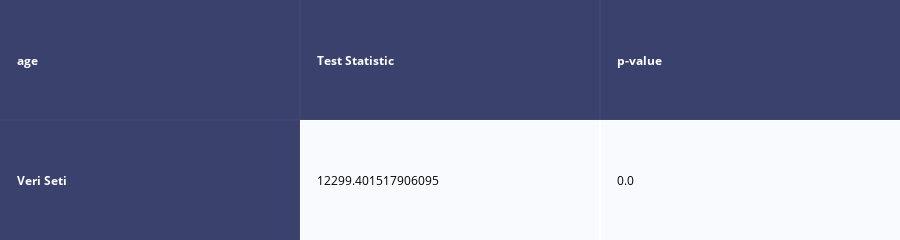
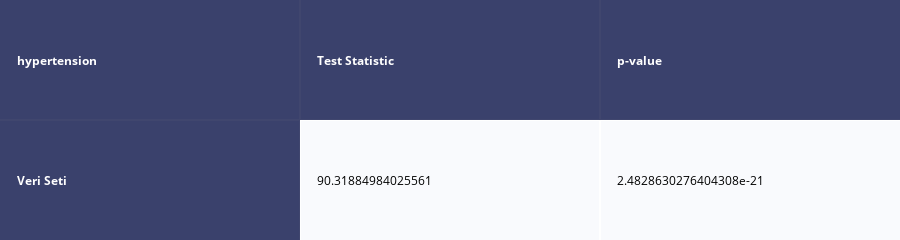
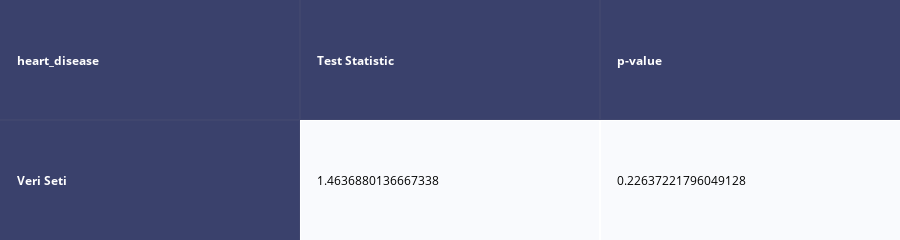
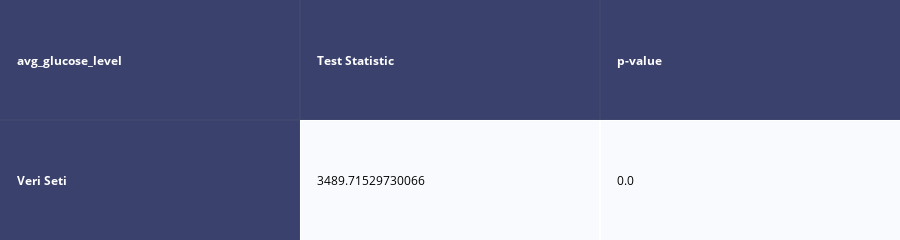

The notebook cell these images were saved under, in order:
### Code cell
levenetest(dfnumeric,"stroke")

### Figure 1 — Plotly figure (JSON) as saved in the notebook; plotly's stock layout.template omitted (floating-point values rounded to 4 significant figures)
{"data": [{"colorscale": [[0, "#00083e"], [0.5, "#ededee"], [1, "#ffffff"]], "hoverinfo": "none", "opacity": 0.75, "showscale": false, "type": "heatmap", "z": [[0, 0, 0], [0, 0.5, 0.5]]}], "layout": {"annotations": [{"align": "left", "font": {"color": "#ffffff"}, "showarrow": false, "text": "<b>age</b>", "x": -0.45, "xanchor": "left", "xref": "x", "y": 0, "yref": "y"}, {"align": "left", "font": {"color": "#ffffff"}, "showarrow": false, "text": "<b>Test Statistic</b>", "x": 0.55, "xanchor": "left", "xref": "x", "y": 0, "yref": "y"}, {"align": "left", "font": {"color": "#ffffff"}, "showarrow": false, "text": "<b>p-value</b>", "x": 1.55, "xanchor": "left", "xref": "x", "y": 0, "yref": "y"}, {"align": "left", "font": {"color": "#ffffff"}, "showarrow": false, "text": "<b>Veri Seti</b>", "x": -0.45, "xanchor": "left", "xref": "x", "y": 1, "yref": "y"}, {"align": "left", "font": {"color": "#000000"}, "showarrow": false, "text": "12299.401517906095", "x": 0.55, "xanchor": "left", "xref": "x", "y": 1, "yref": "y"}, {"align": "left", "font": {"color": "#000000"}, "showarrow": false, "text": "0.0", "x": 1.55, "xanchor": "left", "xref": "x", "y": 1, "yref": "y"}], "height": 110, "margin": {"b": 0, "l": 0, "r": 0, "t": 0}, "xaxis": {"dtick": 1, "gridwidth": 2, "showticklabels": false, "tick0": -0.5, "ticks": "", "zeroline": false}, "yaxis": {"autorange": "reversed", "dtick": 1, "gridwidth": 2, "showticklabels": false, "tick0": 0.5, "ticks": "", "zeroline": false}}}

### Figure 2 — Plotly figure (JSON) as saved in the notebook; plotly's stock layout.template omitted (floating-point values rounded to 4 significant figures)
{"data": [{"colorscale": [[0, "#00083e"], [0.5, "#ededee"], [1, "#ffffff"]], "hoverinfo": "none", "opacity": 0.75, "showscale": false, "type": "heatmap", "z": [[0, 0, 0], [0, 0.5, 0.5]]}], "layout": {"annotations": [{"align": "left", "font": {"color": "#ffffff"}, "showarrow": false, "text": "<b>hypertension</b>", "x": -0.45, "xanchor": "left", "xref": "x", "y": 0, "yref": "y"}, {"align": "left", "font": {"color": "#ffffff"}, "showarrow": false, "text": "<b>Test Statistic</b>", "x": 0.55, "xanchor": "left", "xref": "x", "y": 0, "yref": "y"}, {"align": "left", "font": {"color": "#ffffff"}, "showarrow": false, "text": "<b>p-value</b>", "x": 1.55, "xanchor": "left", "xref": "x", "y": 0, "yref": "y"}, {"align": "left", "font": {"color": "#ffffff"}, "showarrow": false, "text": "<b>Veri Seti</b>", "x": -0.45, "xanchor": "left", "xref": "x", "y": 1, "yref": "y"}, {"align": "left", "font": {"color": "#000000"}, "showarrow": false, "text": "90.31884984025561", "x": 0.55, "xanchor": "left", "xref": "x", "y": 1, "yref": "y"}, {"align": "left", "font": {"color": "#000000"}, "showarrow": false, "text": "2.4828630276404308e-21", "x": 1.55, "xanchor": "left", "xref": "x", "y": 1, "yref": "y"}], "height": 110, "margin": {"b": 0, "l": 0, "r": 0, "t": 0}, "xaxis": {"dtick": 1, "gridwidth": 2, "showticklabels": false, "tick0": -0.5, "ticks": "", "zeroline": false}, "yaxis": {"autorange": "reversed", "dtick": 1, "gridwidth": 2, "showticklabels": false, "tick0": 0.5, "ticks": "", "zeroline": false}}}

### Figure 3 — Plotly figure (JSON) as saved in the notebook; plotly's stock layout.template omitted (floating-point values rounded to 4 significant figures)
{"data": [{"colorscale": [[0, "#00083e"], [0.5, "#ededee"], [1, "#ffffff"]], "hoverinfo": "none", "opacity": 0.75, "showscale": false, "type": "heatmap", "z": [[0, 0, 0], [0, 0.5, 0.5]]}], "layout": {"annotations": [{"align": "left", "font": {"color": "#ffffff"}, "showarrow": false, "text": "<b>heart_disease</b>", "x": -0.45, "xanchor": "left", "xref": "x", "y": 0, "yref": "y"}, {"align": "left", "font": {"color": "#ffffff"}, "showarrow": false, "text": "<b>Test Statistic</b>", "x": 0.55, "xanchor": "left", "xref": "x", "y": 0, "yref": "y"}, {"align": "left", "font": {"color": "#ffffff"}, "showarrow": false, "text": "<b>p-value</b>", "x": 1.55, "xanchor": "left", "xref": "x", "y": 0, "yref": "y"}, {"align": "left", "font": {"color": "#ffffff"}, "showarrow": false, "text": "<b>Veri Seti</b>", "x": -0.45, "xanchor": "left", "xref": "x", "y": 1, "yref": "y"}, {"align": "left", "font": {"color": "#000000"}, "showarrow": false, "text": "1.4636880136667338", "x": 0.55, "xanchor": "left", "xref": "x", "y": 1, "yref": "y"}, {"align": "left", "font": {"color": "#000000"}, "showarrow": false, "text": "0.22637221796049128", "x": 1.55, "xanchor": "left", "xref": "x", "y": 1, "yref": "y"}], "height": 110, "margin": {"b": 0, "l": 0, "r": 0, "t": 0}, "xaxis": {"dtick": 1, "gridwidth": 2, "showticklabels": false, "tick0": -0.5, "ticks": "", "zeroline": false}, "yaxis": {"autorange": "reversed", "dtick": 1, "gridwidth": 2, "showticklabels": false, "tick0": 0.5, "ticks": "", "zeroline": false}}}

### Figure 4 — Plotly figure (JSON) as saved in the notebook; plotly's stock layout.template omitted (floating-point values rounded to 4 significant figures)
{"data": [{"colorscale": [[0, "#00083e"], [0.5, "#ededee"], [1, "#ffffff"]], "hoverinfo": "none", "opacity": 0.75, "showscale": false, "type": "heatmap", "z": [[0, 0, 0], [0, 0.5, 0.5]]}], "layout": {"annotations": [{"align": "left", "font": {"color": "#ffffff"}, "showarrow": false, "text": "<b>avg_glucose_level</b>", "x": -0.45, "xanchor": "left", "xref": "x", "y": 0, "yref": "y"}, {"align": "left", "font": {"color": "#ffffff"}, "showarrow": false, "text": "<b>Test Statistic</b>", "x": 0.55, "xanchor": "left", "xref": "x", "y": 0, "yref": "y"}, {"align": "left", "font": {"color": "#ffffff"}, "showarrow": false, "text": "<b>p-value</b>", "x": 1.55, "xanchor": "left", "xref": "x", "y": 0, "yref": "y"}, {"align": "left", "font": {"color": "#ffffff"}, "showarrow": false, "text": "<b>Veri Seti</b>", "x": -0.45, "xanchor": "left", "xref": "x", "y": 1, "yref": "y"}, {"align": "left", "font": {"color": "#000000"}, "showarrow": false, "text": "3489.71529730066", "x": 0.55, "xanchor": "left", "xref": "x", "y": 1, "yref": "y"}, {"align": "left", "font": {"color": "#000000"}, "showarrow": false, "text": "0.0", "x": 1.55, "xanchor": "left", "xref": "x", "y": 1, "yref": "y"}], "height": 110, "margin": {"b": 0, "l": 0, "r": 0, "t": 0}, "xaxis": {"dtick": 1, "gridwidth": 2, "showticklabels": false, "tick0": -0.5, "ticks": "", "zeroline": false}, "yaxis": {"autorange": "reversed", "dtick": 1, "gridwidth": 2, "showticklabels": false, "tick0": 0.5, "ticks": "", "zeroline": false}}}
